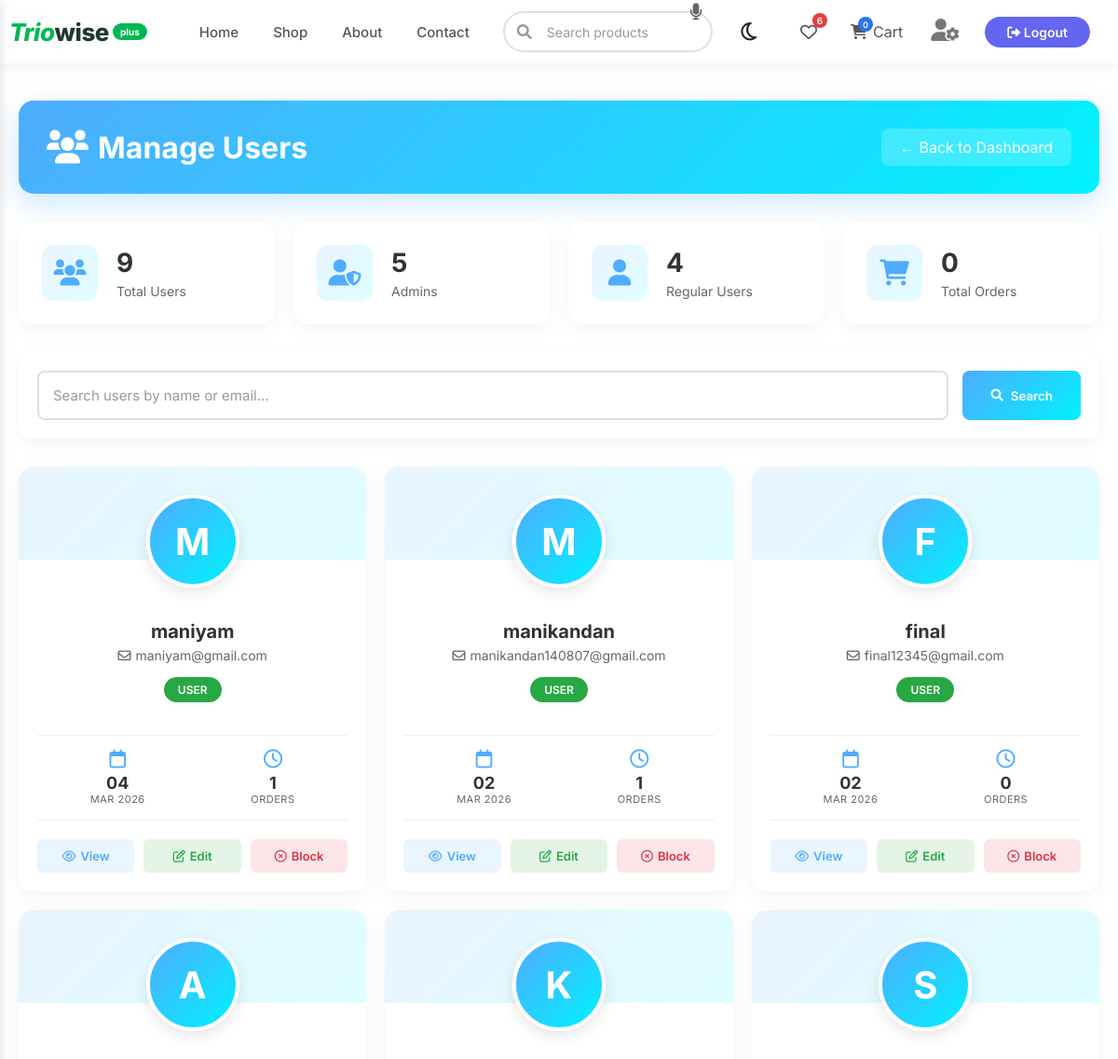
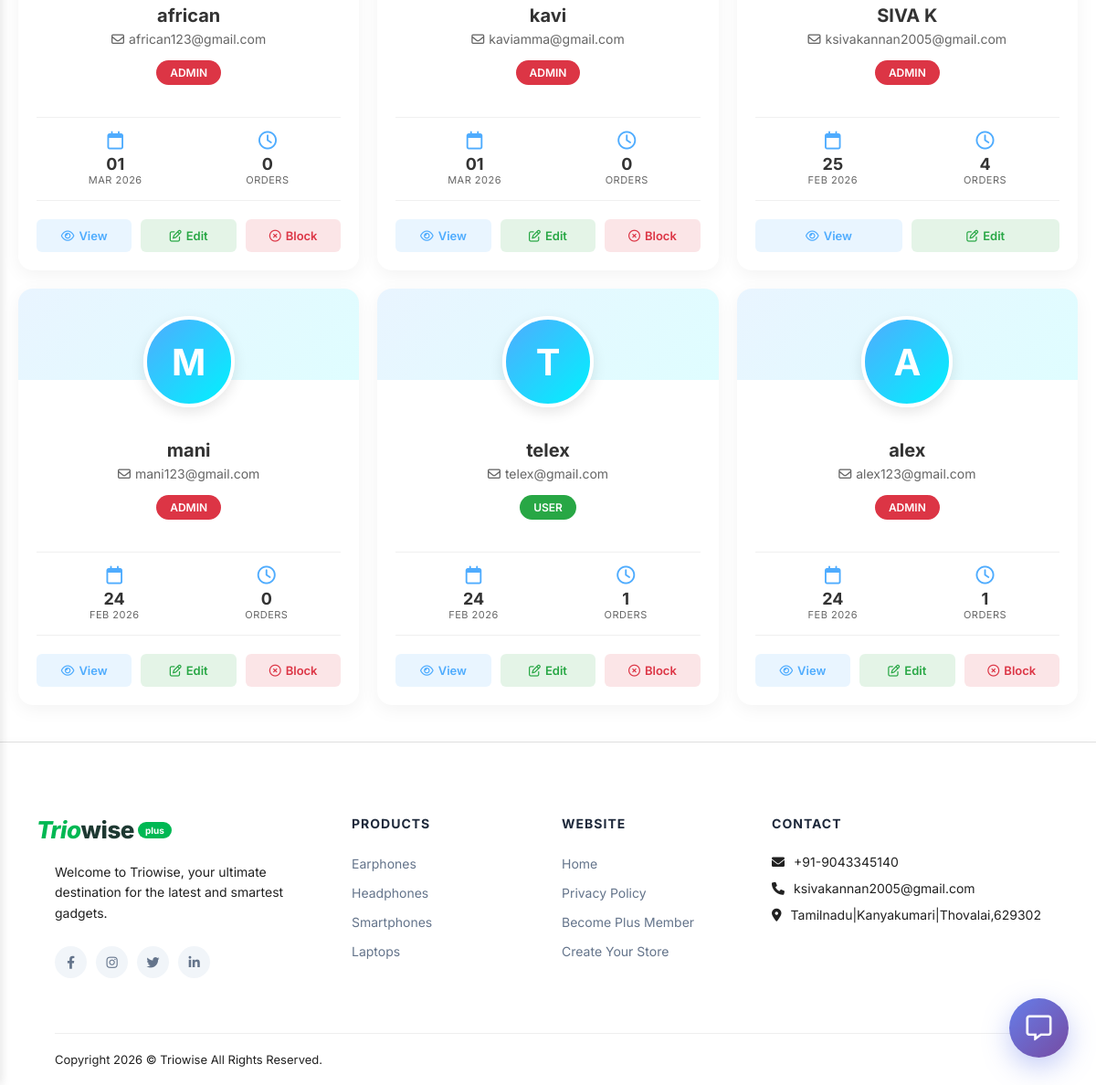
Page /admin/users (signed in) on the committed database (2 pictures, top to bottom).
### models.py (models this page shows, shortened)
class User(UserMixin, db.Model):
    id = db.Column(db.Integer, primary_key=True)
    name = db.Column(db.String(100), nullable=False)
    email = db.Column(db.String(120), unique=True, nullable=False)
    password_hash = db.Column(db.String(200), nullable=False)
    role = db.Column(db.String(20), nullable=False, default='user')
    created_at = db.Column(db.DateTime, default=datetime.utcnow)
    orders = db.relationship('Order', backref='customer', lazy=True)

### app.py (the view)
@app.route('/admin/users')
@login_required
@admin_required
def admin_users():
    users = User.query.order_by(User.created_at.desc()).all()
    return render_template('admin/users.html', users=users)

### app.py (called while the page is built)
@login_manager.user_loader
def load_user(user_id):
    return User.query.get(int(user_id))

@app.context_processor
def inject_now():
    from datetime import datetime
    return {'now': datetime.now()}

def admin_required(f):
    @wraps(f)
    def decorated_function(*args, **kwargs):
        if not current_user.is_authenticated or current_user.role != 'admin':
            flash('You need admin privileges to access this page.', 'danger')
            return redirect(url_for('home'))
        return f(*args, **kwargs)
    return decorated_function

@app.context_processor
def inject_now():
    from datetime import datetime
    return {'now': datetime.now()}

### templates/admin/users.html (shortened to what this page needs)
{% extends "base.html" %}
{% block content %}
<div class="users-page">
    <div class="users-header">
        <h1>
            <i class="fa-solid fa-users"></i>
            Manage Users
        </h1>
        <a href="{{ url_for('admin_dashboard') }}" class="btn-back">← Back to Dashboard</a>
    </div>
    <div class="user-stats">
        <div class="user-stat-card">
            <div class="user-stat-icon">
                <i class="fa-solid fa-users"></i>
            </div>
            <div class="user-stat-info">
                <h3>{{ users|length }}</h3>
                <p>Total Users</p>
            </div>
        </div>
        <div class="user-stat-card">
            <div class="user-stat-icon">
                <i class="fa-solid fa-user-shield"></i>
            </div>
            <div class="user-stat-info">
                <h3>{{ users|selectattr('role', 'equalto', 'admin')|list|length }}</h3>
                <p>Admins</p>
            </div>
        </div>
        <div class="user-stat-card">
            <div class="user-stat-icon">
                <i class="fa-solid fa-user"></i>
            </div>
            <div class="user-stat-info">
                <h3>{{ users|selectattr('role', 'equalto', 'user')|list|length }}</h3>
                <p>Regular Users</p>
            </div>
        </div>
        <div class="user-stat-card">
            <div class="user-stat-icon">
                <i class="fa-solid fa-cart-shopping"></i>
            </div>
            <div class="user-stat-info">
                <h3>{{ orders_count|default(0) }}</h3>
                <p>Total Orders</p>
            </div>
        </div>
    </div>
    <div class="user-search">
        <input type="text" id="userSearch" placeholder="Search users by name or email...">
        <button onclick="searchUsers()">
            <i class="fa-solid fa-search"></i> Search
        </button>
    </div>
    <div class="users-grid" id="usersGrid">
        {% for user in users %}
        <div class="user-card" data-name="{{ user.name.lower() }}" data-email="{{ user.email.lower() }}">
            <div class="user-avatar">
                {{ user.name[0]|upper }}
            </div>
            <div class="user-info">
                <h3>{{ user.name }}</h3>
                <p class="user-email">
                    <i class="fa-regular fa-envelope"></i> {{ user.email }}
                </p>
                <span class="user-badge {{ user.role }}">{{ user.role|upper }}</span>
                <div class="user-meta">
                    <div class="meta-item">
                        <i class="fa-regular fa-calendar"></i>
                        <div class="count">{{ user.created_at.strftime('%d') if user.created_at else 'N/A' }}</div>
                        <div class="label">{{ user.created_at.strftime('%b %Y') if user.created_at else 'N/A' }}</div>
                    </div>
                    <div class="meta-item">
                        <i class="fa-regular fa-clock"></i>
                        <div class="count">{{ user.orders|length }}</div>
                        <div class="label">Orders</div>
                    </div>
                </div>
                <div class="user-actions">
                    <button class="user-action-btn view" onclick="viewUser({{ user.id }})">
                        <i class="fa-regular fa-eye"></i> View
                    </button>
                    <button class="user-action-btn edit" onclick="editUser({{ user.id }})">
                        <i class="fa-regular fa-pen-to-square"></i> Edit
                    </button>
                    {% if user.role != 'admin' or current_user.id != user.id %}
                    <button class="user-action-btn block" onclick="toggleUserStatus({{ user.id }})">
                        <i class="fa-regular fa-circle-xmark"></i> Block
                    </button>
                    {% endif %}
                </div>
            </div>
        </div>
        {% endfor %}
    </div>
</div>
{% endblock %}

### templates/admin/users.html (style rules this page uses)
.users-page { max-width: 1400px; margin: 40px auto; padding: 0 20px; }
.users-header { background: linear-gradient(135deg, #4facfe, #00f2fe); padding: 30px; border-radius: 16px; margin-bottom: 30px; box-shadow: 0 10px 30px rgba(79, 172, 254, 0.3); display: flex; justify-content: space-between; align-items: center; }
.users-header h1 { color: white; font-size: 32px; font-weight: 700; display: flex; align-items: center; gap: 10px; margin: 0; }
.users-header h1 i { font-size: 36px; }
.btn-back { color: white; text-decoration: none; font-size: 16px; padding: 10px 20px; background: rgba(255,255,255,0.2); border-radius: 8px; transition: all 0.3s ease; }
.user-stats { display: grid; grid-template-columns: repeat(4, 1fr); gap: 20px; margin-bottom: 30px; }
.user-stat-card { background: white; padding: 25px; border-radius: 16px; box-shadow: 0 5px 20px rgba(0, 0, 0, 0.05); display: flex; align-items: center; gap: 20px; transition: all 0.3s ease; }
.user-stat-icon { width: 60px; height: 60px; background: linear-gradient(135deg, #4facfe20, #00f2fe20); border-radius: 12px; display: flex; align-items: center; justify-content: center; font-size: 28px; color: #4facfe; }
.user-stat-info h3 { font-size: 28px; font-weight: 700; color: #333; margin-bottom: 5px; }
.user-stat-info p { color: #666; font-size: 14px; }
.user-search { background: white; padding: 20px; border-radius: 12px; margin-bottom: 30px; display: flex; gap: 15px; box-shadow: 0 5px 15px rgba(0, 0, 0, 0.05); }
.user-search input { flex: 1; padding: 15px; border: 2px solid #e0e0e0; border-radius: 8px; font-size: 15px; transition: all 0.3s ease; }
.user-search button { padding: 15px 30px; background: linear-gradient(135deg, #4facfe, #00f2fe); color: white; border: none; border-radius: 8px; font-weight: 600; cursor: pointer; transition: all 0.3s ease; display: flex; align-items: center; gap: 8px; }
.users-grid { display: grid; grid-template-columns: repeat(auto-fill, minmax(350px, 1fr)); gap: 20px; }
.user-card { background: white; border-radius: 16px; box-shadow: 0 5px 20px rgba(0, 0, 0, 0.05); overflow: hidden; transition: all 0.3s ease; position: relative; }
.user-card::before { content: ''; position: absolute; top: 0; left: 0; right: 0; height: 100px; background: linear-gradient(135deg, #4facfe20, #00f2fe20); }
.user-avatar { position: relative; width: 100px; height: 100px; margin: 30px auto 15px; background: linear-gradient(135deg, #4facfe, #00f2fe); border-radius: 50%; display: flex; align-items: center; justify-content: center; color: white; font-size: 40px; font-weight: 700; border: 4px solid white; box-shadow: 0 5px 15px rgba(0, 0, 0, 0.1); }
.user-info { text-align: center; padding: 20px; }
.user-info h3 { font-size: 20px; font-weight: 700; color: #333; margin-bottom: 5px; }
.user-info .user-email { color: #666; font-size: 14px; margin-bottom: 15px; display: flex; align-items: center; justify-content: center; gap: 5px; }
.user-badge { display: inline-block; padding: 6px 15px; border-radius: 30px; font-size: 12px; font-weight: 600; margin-bottom: 15px; }
.user-badge.admin { background: #dc3545; color: white; }
.user-badge.user { background: #28a745; color: white; }
.user-meta { display: flex; justify-content: space-around; margin: 20px 0; padding: 15px 0; border-top: 1px solid #f0f0f0; border-bottom: 1px solid #f0f0f0; }
.meta-item { text-align: center; }
.meta-item i { font-size: 20px; color: #4facfe; margin-bottom: 5px; }
.meta-item .count { font-size: 18px; font-weight: 700; color: #333; }
.meta-item .label { font-size: 11px; color: #666; text-transform: uppercase; letter-spacing: 0.5px; }
.user-actions { display: flex; gap: 10px; margin-top: 20px; }
.user-action-btn { flex: 1; padding: 10px; border: none; border-radius: 6px; font-weight: 600; font-size: 13px; cursor: pointer; transition: all 0.3s ease; display: flex; align-items: center; justify-content: center; gap: 5px; }
.user-action-btn.view { background: #4facfe20; color: #4facfe; }
.user-action-btn.edit { background: #28a74520; color: #28a745; }
.user-action-btn.block { background: #dc354520; color: #dc3545; }

### rows in the picture
User: name "M", name "maniyam", email "maniyam@gmail.com", role "USER", created_at "04", created_at "MAR 2026", orders|length "1"
User: name "M", name "manikandan", email "manikandan140807@gmail.com", role "USER", created_at "02", created_at "MAR 2026", orders|length "1"
User: name "F", name "final", email "final12345@gmail.com", role "USER", created_at "02", created_at "MAR 2026", orders|length "0"
User: name "A", name "african", email "african123@gmail.com", role "ADMIN", created_at "01", created_at "MAR 2026", orders|length "0"
User: name "K", name "kavi", email "kaviamma@gmail.com", role "ADMIN", created_at "01", created_at "MAR 2026", orders|length "0"
User: name "S", name "SIVA K", email "ksivakannan2005@gmail.com", role "ADMIN", created_at "25", created_at "FEB 2026", orders|length "4"
User: name "M", name "mani", email "mani123@gmail.com", role "ADMIN", created_at "24", created_at "FEB 2026", orders|length "0"
User: name "T", name "telex", email "telex@gmail.com", role "USER", created_at "24", created_at "FEB 2026", orders|length "1"
User: name "A", name "alex", email "alex123@gmail.com", role "ADMIN", created_at "24", created_at "FEB 2026", orders|length "1"

### other values in the picture
{{ session.get('cart', [])|length }} "0"
{{ users|length }} "9"
{{ users|selectattr('role', 'equalto', 'admin')|list|length }} "5"
{{ users|selectattr('role', 'equalto', 'user')|list|length }} "4"
{{ orders_count|default(0) }} "0"
